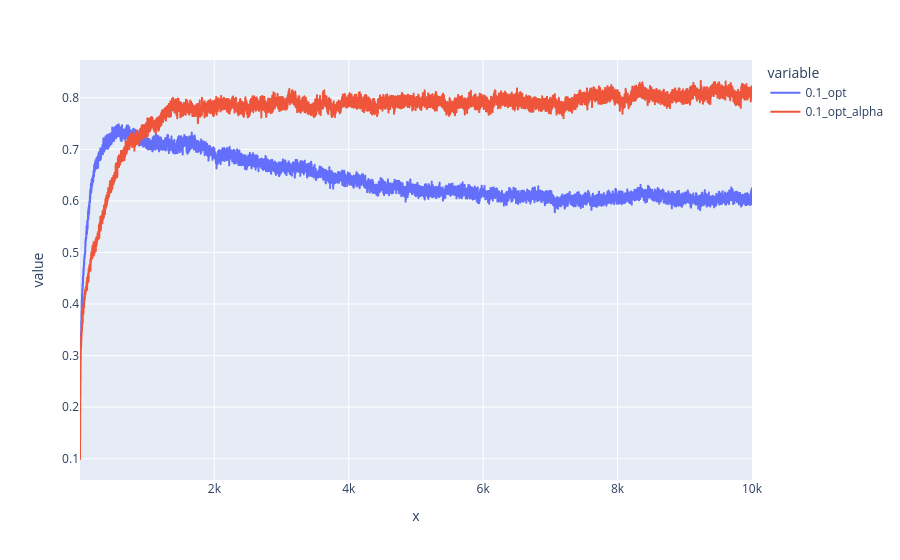

The notebook cell this image was saved under:
### Code cell
# px.line(data, x='x', y=['0.1', '0.01', '0'])
# px.line(data, x='x', y=['0.1_opt', '0.01_opt', '0_opt'])
# px.line(data, x='x', y=['0.1', '0.1_alpha'])
px.line(data, x='x', y=['0.1_opt', '0.1_opt_alpha'])

### Figure 1 — Plotly figure (JSON) as saved in the notebook; plotly's stock layout.template omitted (floating-point values rounded to 4 significant figures; data arrays with more than 128 entries replaced by an {"elided": "..."} marker saying what was removed)
{"data": [{"hovertemplate": "variable=0.1_opt<br>x=%{x}<br>value=%{y}<extra></extra>", "legendgroup": "0.1_opt", "line": {"color": "#636efa", "dash": "solid"}, "marker": {"symbol": "circle"}, "mode": "lines", "name": "0.1_opt", "showlegend": true, "type": "scattergl", "x": {"elided": "10000 int values"}, "xaxis": "x", "y": {"elided": "10000 float values"}, "yaxis": "y"}, {"hovertemplate": "variable=0.1_opt_alpha<br>x=%{x}<br>value=%{y}<extra></extra>", "legendgroup": "0.1_opt_alpha", "line": {"color": "#EF553B", "dash": "solid"}, "marker": {"symbol": "circle"}, "mode": "lines", "name": "0.1_opt_alpha", "showlegend": true, "type": "scattergl", "x": {"elided": "10000 int values"}, "xaxis": "x", "y": {"elided": "10000 float values"}, "yaxis": "y"}], "layout": {"legend": {"title": {"text": "variable"}, "tracegroupgap": 0}, "margin": {"t": 60}, "xaxis": {"anchor": "y", "domain": [0, 1], "title": {"text": "x"}}, "yaxis": {"anchor": "x", "domain": [0, 1], "title": {"text": "value"}}}}
